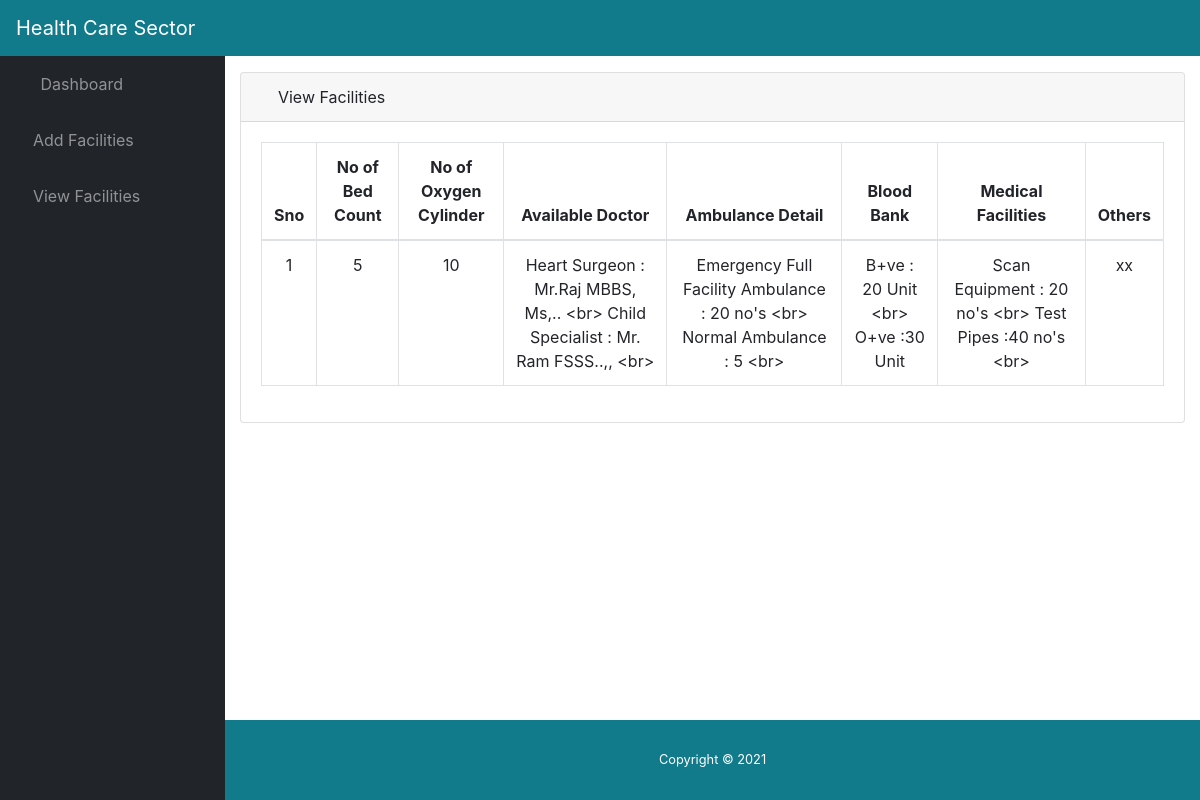
Screenshot of /view_facilities/ (signed in) with the database file from the repository.
### app/models.py (models this page shows, shortened)
class Facilities(models.Model):
	hospital_id =  models.ForeignKey(Hospital_Register, on_delete=models.CASCADE)
	doctor_detail = models.TextField(max_length=2000)
	bed_detail = models.IntegerField(null=True)
	blood_bank = models.TextField(max_length=2000)
	medical_detail = models.TextField(max_length=2000)
	ambulance = models.TextField(max_length=2000)
	other = models.TextField(max_length=2000)
	cylinder_count = models.IntegerField(null=True)

### app/views.py (the view)
# urls.py: path('view_facilities/',views.view_facilities,name='view_facilities'),
def view_facilities(request):
	if request.session.has_key('username'):
		user_id = request.session['hospital_id']
		detail = Facilities.objects.filter(hospital_id=int(user_id))
		return render(request,'view_facility.html',{'detail':detail})
	else:
		return render(request,'customer_login.html',{})

### app/templates/view_facility.html
{% include 'header.html' %}
<div class="card mb-3">
          <div class="card-header">
            <i class="fas fa-table"></i>
            View Facilities</div>
          <div class="card-body">
            <div class="table-responsive">
              <table class="table table-bordered" id="dataTable" width="100%" cellspacing="0">
                <thead>
                  <tr>
                    <th>Sno</th>
                    <th>No of Bed Count</th>
                    <th>No of Oxygen Cylinder</th>
                    <th>Available Doctor</th>
                    <th>Ambulance Detail</th>
                    <th>Blood Bank</th>
                    <th>Medical Facilities</th>
                    <th>Others</th>
                  </tr>
                </thead>
                <tbody>
                  {% for i in detail %}
                  <tr>
                    <td>{{forloop.counter}}</td>
                    <td>{{i.bed_detail}}</td>
                    <td>{{i.cylinder_count}}</td>
                    <td>{{i.doctor_detail}}</td>
                    <td>{{i.ambulance}}</td>
                    <td>{{i.blood_bank}}</td>
                    <td>{{i.medical_detail}}</td>
					<td>{{i.other}}</td>
                  </tr>
                  {% endfor %}
                </tbody>
              </table>
            </div>
          </div>
</div>
{% include 'footer.html' %}

### app/templates/header.html (style rules this page uses)
tr { text-align: center !important; }

### rows the page displays
Facilities: bed_detail "5", cylinder_count "10", doctor_detail "Heart Surgeon : Mr.Raj MBBS, Ms,.. <br> Child Specialist : Mr. Ram FSSS..,, <br>", ambulance "Emergency Full Facility Ambulance : 20 no's <br> Normal Ambulance : 5 <br>", blood_bank "B+ve : 20 Unit <br> O+ve :30 Unit", medical_detail "Scan Equipment : 20 no's <br> Test Pipes :40 no's <br>", other "xx"
